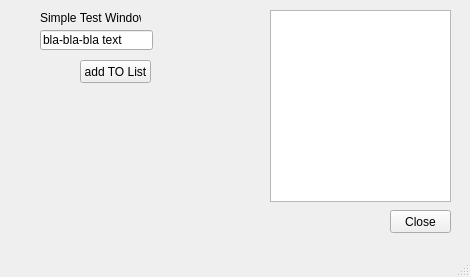
<?xml version="1.0" encoding="UTF-8"?>
<ui version="4.0">
 <class>MainWindow</class>
 <widget class="QMainWindow" name="MainWindow">
  <property name="geometry">
   <rect>
    <x>0</x>
    <y>0</y>
    <width>470</width>
    <height>277</height>
   </rect>
  </property>
  <property name="windowTitle">
   <string>MainWindow</string>
  </property>
  <widget class="QWidget" name="centralwidget">
   <widget class="QLabel" name="label">
    <property name="geometry">
     <rect>
      <x>40</x>
      <y>10</y>
      <width>101</width>
      <height>16</height>
     </rect>
    </property>
    <property name="text">
     <string>Simple Test Window</string>
    </property>
   </widget>
   <widget class="QLineEdit" name="lineEdit">
    <property name="geometry">
     <rect>
      <x>40</x>
      <y>30</y>
      <width>113</width>
      <height>20</height>
     </rect>
    </property>
    <property name="text">
     <string>bla-bla-bla text</string>
    </property>
   </widget>
   <widget class="QPushButton" name="btnAdd">
    <property name="geometry">
     <rect>
      <x>80</x>
      <y>60</y>
      <width>71</width>
      <height>23</height>
     </rect>
    </property>
    <property name="text">
     <string>add TO List</string>
    </property>
   </widget>
   <widget class="QListView" name="listView">
    <property name="geometry">
     <rect>
      <x>270</x>
      <y>10</y>
      <width>181</width>
      <height>192</height>
     </rect>
    </property>
   </widget>
   <widget class="QPushButton" name="btnQuit">
    <property name="geometry">
     <rect>
      <x>390</x>
      <y>210</y>
      <width>61</width>
      <height>23</height>
     </rect>
    </property>
    <property name="text">
     <string>Close</string>
    </property>
   </widget>
  </widget>
  <widget class="QMenuBar" name="menubar">
   <property name="geometry">
    <rect>
     <x>0</x>
     <y>0</y>
     <width>470</width>
     <height>21</height>
    </rect>
   </property>
  </widget>
  <widget class="QStatusBar" name="statusbar"/>
 </widget>
 <resources/>
 <connections/>
</ui>
